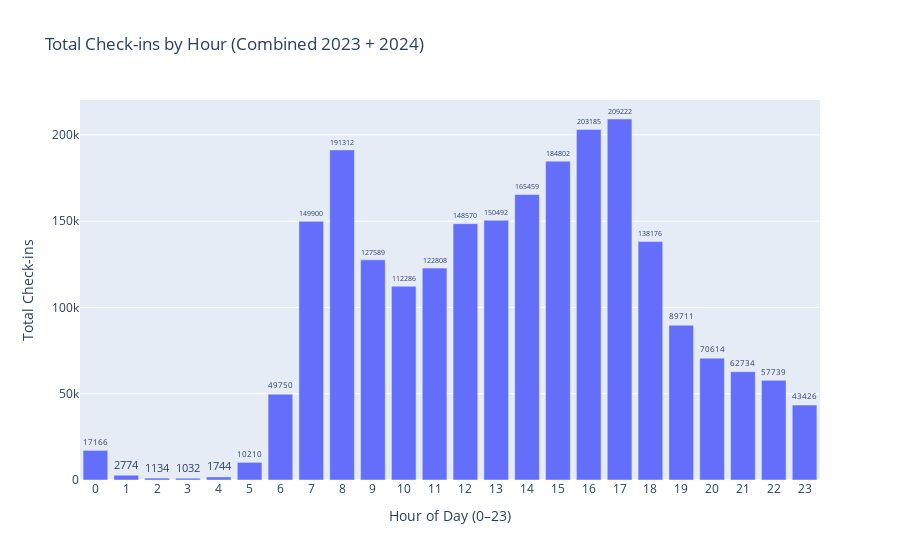

The code cell stored with this chart in its notebook:
### Code cell
import pandas as pd
import plotly.express as px
import matplotlib.pyplot as plt

df23 = pd.read_csv(r"C:\Users\inika\OneDrive\Έγγραφα\MSc TIL\Y1\TIL6022\Instappers_per_uur_export_2023.csv")
df24 = pd.read_csv(r"C:\Users\inika\OneDrive\Έγγραφα\MSc TIL\Y1\TIL6022\Instappers_per_uur_export_V3_2024.csv") 



df23["Datum"] = pd.to_datetime(df23["Datum"], format="%d/%m/%Y")
df24["Datum"] = pd.to_datetime(df24["Datum"], format="%d-%m-%Y")

for df in (df23, df24):
    df["Uur"] = df["Uur"].astype(int)
    df["Aantal_check_ins"] = pd.to_numeric(df["Aantal_check_ins"], errors="coerce")

df = pd.concat([df23, df24], ignore_index=True)


hour_totals = df.groupby("Uur", as_index=False)["Aantal_check_ins"].sum().sort_values("Uur")


fig = px.bar(hour_totals, x="Uur", y="Aantal_check_ins",
             labels={"Uur": "Hour of Day (0–23)", "Aantal_check_ins": "Total Check-ins"},
             title="Total Check-ins by Hour (Combined 2023 + 2024)")


fig.update_xaxes(tickmode="array",
                 tickvals=list(range(24)),
                 ticktext=[str(h) for h in range(24)],
                 range=[-0.5, 23.5])


fig.update_traces(text=hour_totals["Aantal_check_ins"].round(0).astype(int),
                  textposition="outside",
                  cliponaxis=False)

fig.show()


plt.figure(figsize=(12, 6))
plt.bar(hour_totals["Uur"], hour_totals["Aantal_check_ins"], color="#2a9d8f", width=0.8)

plt.xticks(range(0, 24))
plt.xlabel("Hour of Day (0–23)", fontsize=12)
plt.ylabel("Total Check-ins", fontsize=12)
plt.title("Total Check-ins by Hour (Combined 2023 + 2024)", fontsize=14, fontweight="bold")
plt.grid(axis='y', alpha=0.3, linestyle='--')
plt.tight_layout()
plt.show()

### Figure 1 — Plotly figure (JSON) as saved in the notebook; plotly's stock layout.template omitted (floating-point values rounded to 4 significant figures)
{"data": [{"alignmentgroup": "True", "cliponaxis": false, "hovertemplate": "Hour of Day (0–23)=%{x}<br>Total Check-ins=%{y}<extra></extra>", "legendgroup": "", "marker": {"color": "#636efa", "pattern": {"shape": ""}}, "name": "", "offsetgroup": "", "orientation": "v", "showlegend": false, "text": [17166, 2774, 1134, 1032, 1744, 10210, 49750, 149900, 191312, 127589, 112286, 122808, 148570, 150492, 165459, 184802, 203185, 209222, 138176, 89711, 70614, 62734, 57739, 43426], "textposition": "outside", "type": "bar", "x": [0, 1, 2, 3, 4, 5, 6, 7, 8, 9, 10, 11, 12, 13, 14, 15, 16, 17, 18, 19, 20, 21, 22, 23], "xaxis": "x", "y": [17170.0, 2774.0, 1134.0, 1032.0, 1744.0, 10210.0, 49750.0, 149900.0, 191300.0, 127589, 112300.0, 122800.0, 148600.0, 150492, 165500.0, 184800.0, 203200.0, 209200.0, 138200.0, 89710.0, 70610.0, 62730.0, 57740.0, 43426], "yaxis": "y"}], "layout": {"barmode": "relative", "legend": {"tracegroupgap": 0}, "title": {"text": "Total Check-ins by Hour (Combined 2023 + 2024)"}, "xaxis": {"anchor": "y", "domain": [0, 1], "range": [-0.5, 23.5], "tickmode": "array", "ticktext": ["0", "1", "2", "3", "4", "5", "6", "7", "8", "9", "10", "11", "12", "13", "14", "15", "16", "17", "18", "19", "20", "21", "22", "23"], "tickvals": [0, 1, 2, 3, 4, 5, 6, 7, 8, 9, 10, 11, 12, 13, 14, 15, 16, 17, 18, 19, 20, 21, 22, 23], "title": {"text": "Hour of Day (0–23)"}}, "yaxis": {"anchor": "x", "domain": [0, 1], "title": {"text": "Total Check-ins"}}}}
